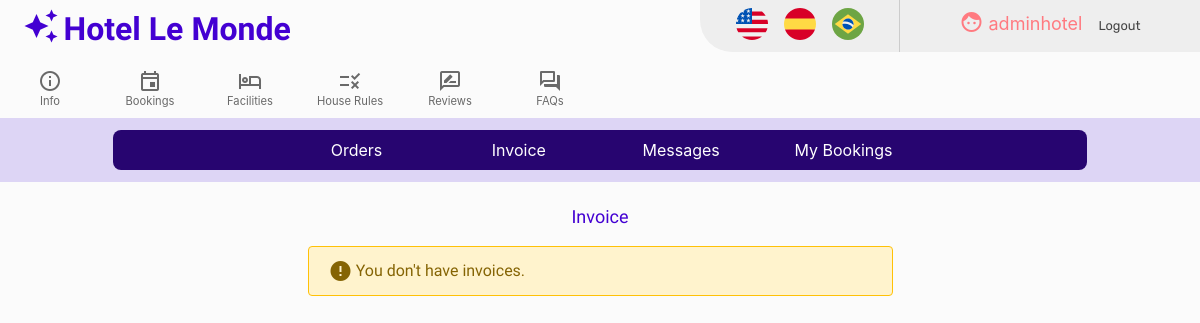
The app's page /invoice?page=2 (signed in), older data.
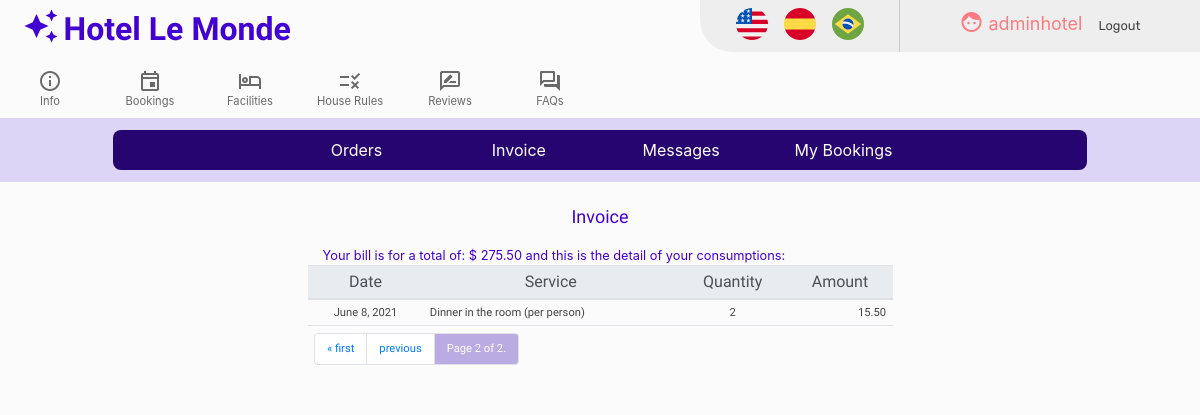
The same page, newer data.
### hotel/models.py (models this page shows, shortened)
class Bookings(models.Model):
       user = models.ForeignKey(User, on_delete=models.CASCADE, blank=False)
       singles = models.IntegerField(validators=[MinValueValidator(0),
                                                 MaxValueValidator(8)],default=0)
       doubles = models.IntegerField(validators=[MinValueValidator(0),
                                                 MaxValueValidator(16)],default=0)
       triples = models.IntegerField(validators=[MinValueValidator(0),
                                                 MaxValueValidator(8)],default=0)
       quadruples = models.IntegerField(validators=[MinValueValidator(0),
                                                    MaxValueValidator(4)],default=0)
       checkin_date = models.DateField(blank=False, auto_now=False, auto_now_add=False)
       checkout_date = models.DateField(blank=False, auto_now=False, auto_now_add=False)
       checkout_code = models.CharField(max_length=6, blank=False)
       amount = models.DecimalField(blank=False, max_digits=8, decimal_places=2)
       checkin = models.BooleanField(default=False)

class Consumptions(models.Model):
       user = models.ForeignKey(User, on_delete=models.CASCADE, blank=False)
       booking = models.ForeignKey(Bookings, on_delete=models.CASCADE, blank=False)
       service = models.ForeignKey(Services, on_delete=models.DO_NOTHING, blank=False)
       date = models.DateField(blank=False, auto_now=False, auto_now_add=False)
       quantity = models.IntegerField(validators=[MinValueValidator(1),
                                                  MaxValueValidator(5)],default=1)
       amount = models.DecimalField(blank=False, max_digits=6, decimal_places=2)

class Services(models.Model):
       description = models.CharField(max_length=64, blank=False)
       description_es = models.CharField(max_length=64, blank=False)
       description_pt = models.CharField(max_length=64, blank=False)
       message = models.CharField(max_length=512, blank=False, default='Service request received')
       message_es = models.CharField(max_length=512, blank=False, default='Solicitud recibida')
       message_pt = models.CharField(max_length=512, blank=False, default='Pedido recebido')
       rate = models.DecimalField(blank=False, max_digits=6, decimal_places=2)

### hotel/views.py (the view)
# urls.py: path("invoice", views.invoice, name="invoice"),
@csrf_exempt
@login_required
def invoice(request):
    is_guest = Guests.objects.filter(guest=request.user).exists()
    if is_guest:
        guest = Guests.objects.get(guest=request.user)
        guest_booking = guest.booking
        consumptions = Consumptions.objects.filter(user=request.user, booking=guest.booking).order_by('date')
        paginator = Paginator(consumptions, 16) # Show 16 consumptions per page.
        page_number = request.GET.get('page')
        page_obj = paginator.get_page(page_number)
        return render(request, "hotel/invoice.html", {'page_obj': page_obj, 'is_guest': is_guest, 'guest_booking': guest_booking})
    else:
        return render(request, "hotel/invoice.html", {'is_guest': is_guest})

### hotel/templates/hotel/invoice.html (shortened to what this page needs)
{% extends "hotel/layout.html" %}
{% load i18n %}
{% load static %}
{% block body %}
<div class="row">
    <div class="col-lg-12 col-sm-12 invoice-title">
    {% translate 'Invoice' %}
    </div>
</div>
<div class="row">
     <div class="col-lg-3 col-sm-12">
</div>
<div class="col-lg-6 col-sm-12">
{% get_current_language as LANGUAGE_CODE %}
{% if is_guest %}
{% if page_obj %}
<div class="col-lg-12 col-sm-12 mybookings-checkout-title">
{% translate 'Your bill is for a total of: $ ' %} {{ guest_booking.amount }} {% translate 'and this is the detail of your consumptions:' %}
</div>
<table class="table" id="invoice-table">
<thead class="thead-light">
    <th scope="col"> {% translate 'Date' %} </th>
    <th scope="col"> {% translate 'Service' %} </th>
    <th scope="col"> {% translate 'Quantity' %} </th>
    <th scope="col"> {% translate 'Amount' %} </th>
</thead>
<tbody>
{% for consumption in page_obj %}
    {% if LANGUAGE_CODE == 'en' %}
    <tr>
        <td>{{ consumption.date }}</td>
        <td>{{ consumption.service.description }}</td>
        <td>{{ consumption.quantity }}</td>
        <td>{{ consumption.amount }}</td>
    </tr>
    {% endif %}
{% endfor %}
    <tr>
    <td colspan="4">
        <nav>
            <ul class="pagination">
                 {% if page_obj.has_previous %}
                    <li class="page-item">
                     <a class="page-link" href="?page=1">&laquo; {% translate 'first' %}</a>
                    </li>
                    <li class="page-item">
                     <a class="page-link" href="?page={{ page_obj.previous_page_number }}">{% translate 'previous' %}</a>
                    </li>
                     {% endif %}
                    <li class="page-item">
                      <a class="page-link reviews-active" href=""> Page {{ page_obj.number }} {% translate 'of' %} {{ page_obj.paginator.num_pages }}.</a>
                    </li>
            </ul>
          </nav>
    </td>
    </tr>
</tbody>
</table>
{% else %}
  <div class="alert alert-warning border border-warning booking-info">
    <div class="material-icons booking-info-icon">error</div>
      <div> {% translate 'You don\'t have invoices.' %} </div>
  </div>
{% endif %}
{% else %}
  <div class="alert alert-warning border border-warning booking-info">
    <div class="material-icons booking-info-icon">error</div>
      <div> {% translate 'You don\'t have invoices.' %} </div>
  </div>
{% endif %}
</div>
<div class="col-lg-3 col-sm-12">
</div>
</div>
{% endblock %}

Row changes from the older to the newer data that the page shows:
now on this page (row edited): Bookings: amount "275.50"
added Consumptions: date "June 8, 2021", service.description "Dinner in the room (per person)", quantity "2", amount "15.50"
Text that changed along with them:
{{ page_obj.number }}: (not shown) → "2"
{{ page_obj.paginator.num_pages }}: (not shown) → "2"
text no longer shown: "You don't have invoices."
text now shown: "Your bill is for a total of: $ and this is the detail of your consumptions: Date Service Quantity Amount « first previous Page of ."
